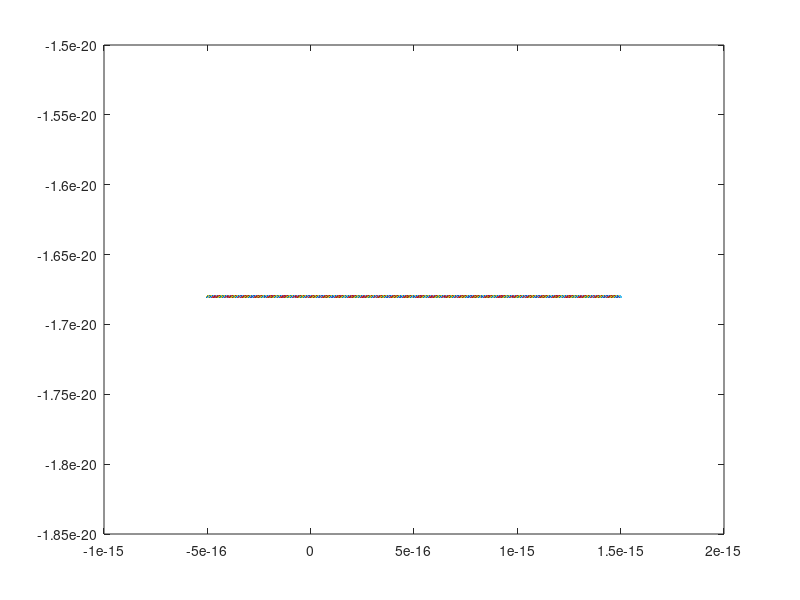

The MATLAB source for this figure:
clc,clear
Ic=36*10^(-6);
Ib=0.92*Ic;
C=5.8*10^(-12);
phi0=2*10^(-15);
Ej=Ic*phi0/(2*pi);
L0=phi0/(2*pi*Ic);
deltau=2^(0.5)/pi*Ic*phi0*(1-Ib/Ic)^(1.5);
e=1.60217733*10^(-19);
hbar=6.626*10^(-34)/(2*pi);
phi1=-10*10^(-16):10^(-18):10*10^(-16);
omegap0=(2*pi*Ic/phi0/C)^(0.5);
omegap=omegap0*(1-(Ib/Ic)^(2))^(0.25);
phi=-5*10^(-16):10^(-18):15*10^(-16);
u=-cos(2*pi*phi/phi0)*Ej-Ib*phi;
plot(phi,u)
omega01=omegap*(1-5*hbar*omegap/36/deltau);
omega12=omegap*(1-5*hbar*omegap/18/deltau);
y1=-1.68008481108146e-20;   
y2=-1.67916548050041e-20;
y3=-1.67824873996752e-20;
y4=-1.67733461879832e-20;
plot(phi,y1)
(y2-y1)/hbar;
(y3-y2)/hbar;





